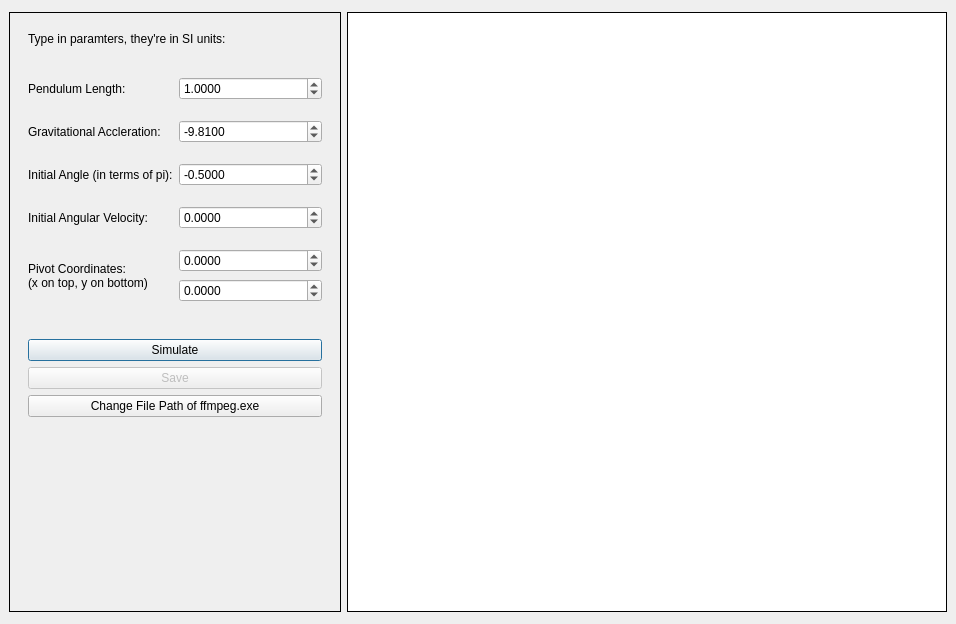
<?xml version="1.0" encoding="UTF-8"?>
<ui version="4.0">
 <class>MainWindow</class>
 <widget class="QMainWindow" name="MainWindow">
  <property name="geometry">
   <rect>
    <x>0</x>
    <y>0</y>
    <width>956</width>
    <height>624</height>
   </rect>
  </property>
  <property name="sizePolicy">
   <sizepolicy hsizetype="Fixed" vsizetype="Fixed">
    <horstretch>0</horstretch>
    <verstretch>0</verstretch>
   </sizepolicy>
  </property>
  <property name="minimumSize">
   <size>
    <width>956</width>
    <height>624</height>
   </size>
  </property>
  <property name="maximumSize">
   <size>
    <width>956</width>
    <height>624</height>
   </size>
  </property>
  <property name="windowTitle">
   <string>Simple Pendulum Simulator</string>
  </property>
  <property name="autoFillBackground">
   <bool>false</bool>
  </property>
  <widget class="QWidget" name="centralwidget">
   <property name="autoFillBackground">
    <bool>false</bool>
   </property>
   <layout class="QVBoxLayout" name="verticalLayout">
    <item>
     <layout class="QHBoxLayout" name="horizontalLayout">
      <property name="sizeConstraint">
       <enum>QLayout::SetMaximumSize</enum>
      </property>
      <item>
       <widget class="QFrame" name="frame_3">
        <property name="maximumSize">
         <size>
          <width>350</width>
          <height>16777215</height>
         </size>
        </property>
        <property name="autoFillBackground">
         <bool>true</bool>
        </property>
        <property name="frameShape">
         <enum>QFrame::Panel</enum>
        </property>
        <property name="frameShadow">
         <enum>QFrame::Plain</enum>
        </property>
        <layout class="QVBoxLayout" name="verticalLayout_2">
         <property name="spacing">
          <number>3</number>
         </property>
         <item>
          <widget class="QWidget" name="widget_2" native="true">
           <property name="sizePolicy">
            <sizepolicy hsizetype="Preferred" vsizetype="Preferred">
             <horstretch>0</horstretch>
             <verstretch>0</verstretch>
            </sizepolicy>
           </property>
           <property name="minimumSize">
            <size>
             <width>0</width>
             <height>30</height>
            </size>
           </property>
           <property name="maximumSize">
            <size>
             <width>16777215</width>
             <height>30</height>
            </size>
           </property>
           <layout class="QGridLayout" name="gridLayout_3">
            <item row="0" column="0">
             <widget class="QLabel" name="label_8">
              <property name="minimumSize">
               <size>
                <width>0</width>
                <height>15</height>
               </size>
              </property>
              <property name="maximumSize">
               <size>
                <width>16777215</width>
                <height>15</height>
               </size>
              </property>
              <property name="styleSheet">
               <string notr="true">font: 75 9pt &quot;Arial&quot;;</string>
              </property>
              <property name="text">
               <string>Type in paramters, they're in SI units:</string>
              </property>
              <property name="wordWrap">
               <bool>true</bool>
              </property>
             </widget>
            </item>
           </layout>
          </widget>
         </item>
         <item>
          <widget class="QWidget" name="widget_2" native="true">
           <property name="maximumSize">
            <size>
             <width>16777215</width>
             <height>16777215</height>
            </size>
           </property>
           <layout class="QGridLayout" name="gridLayout">
            <property name="verticalSpacing">
             <number>7</number>
            </property>
            <item row="1" column="1">
             <widget class="QDoubleSpinBox" name="lengthSpinBox">
              <property name="styleSheet">
               <string notr="true">font: 9pt &quot;Arial&quot;;</string>
              </property>
              <property name="decimals">
               <number>4</number>
              </property>
              <property name="maximum">
               <double>1000.000000000000000</double>
              </property>
              <property name="value">
               <double>1.000000000000000</double>
              </property>
             </widget>
            </item>
            <item row="5" column="1">
             <layout class="QVBoxLayout" name="verticalLayout_4">
              <property name="spacing">
               <number>7</number>
              </property>
              <item>
               <widget class="QDoubleSpinBox" name="xSpinBox">
                <property name="styleSheet">
                 <string notr="true">font: 9pt &quot;Arial&quot;;</string>
                </property>
                <property name="wrapping">
                 <bool>false</bool>
                </property>
                <property name="frame">
                 <bool>true</bool>
                </property>
                <property name="accelerated">
                 <bool>false</bool>
                </property>
                <property name="decimals">
                 <number>4</number>
                </property>
                <property name="minimum">
                 <double>-1000.000000000000000</double>
                </property>
                <property name="maximum">
                 <double>1000.000000000000000</double>
                </property>
               </widget>
              </item>
              <item>
               <widget class="QDoubleSpinBox" name="ySpinBox">
                <property name="styleSheet">
                 <string notr="true">font: 9pt &quot;Arial&quot;;</string>
                </property>
                <property name="decimals">
                 <number>4</number>
                </property>
                <property name="minimum">
                 <double>-1000.000000000000000</double>
                </property>
                <property name="maximum">
                 <double>1000.000000000000000</double>
                </property>
               </widget>
              </item>
             </layout>
            </item>
            <item row="2" column="1">
             <widget class="QDoubleSpinBox" name="gSpinBox">
              <property name="styleSheet">
               <string notr="true">font: 9pt &quot;Arial&quot;;</string>
              </property>
              <property name="decimals">
               <number>4</number>
              </property>
              <property name="minimum">
               <double>-1000.000000000000000</double>
              </property>
              <property name="maximum">
               <double>1000.000000000000000</double>
              </property>
              <property name="value">
               <double>-9.810000000000000</double>
              </property>
             </widget>
            </item>
            <item row="5" column="0">
             <widget class="QLabel" name="label_4">
              <property name="maximumSize">
               <size>
                <width>16777215</width>
                <height>70</height>
               </size>
              </property>
              <property name="styleSheet">
               <string notr="true">font: 9pt &quot;Arial&quot;;</string>
              </property>
              <property name="text">
               <string>Pivot Coordinates: 
(x on top, y on bottom)</string>
              </property>
              <property name="wordWrap">
               <bool>true</bool>
              </property>
             </widget>
            </item>
            <item row="1" column="0">
             <widget class="QLabel" name="label">
              <property name="styleSheet">
               <string notr="true">font: 9pt &quot;Arial&quot;;</string>
              </property>
              <property name="text">
               <string>Pendulum Length:</string>
              </property>
             </widget>
            </item>
            <item row="4" column="1">
             <widget class="QDoubleSpinBox" name="angularVelocitySpinBox">
              <property name="styleSheet">
               <string notr="true">font: 9pt &quot;Arial&quot;;</string>
              </property>
              <property name="decimals">
               <number>4</number>
              </property>
              <property name="minimum">
               <double>-1000.000000000000000</double>
              </property>
              <property name="maximum">
               <double>1000.000000000000000</double>
              </property>
              <property name="singleStep">
               <double>1.000000000000000</double>
              </property>
              <property name="value">
               <double>0.000000000000000</double>
              </property>
             </widget>
            </item>
            <item row="3" column="0">
             <widget class="QLabel" name="label_2">
              <property name="styleSheet">
               <string notr="true">font: 9pt &quot;Arial&quot;;</string>
              </property>
              <property name="text">
               <string>Initial Angle (in terms of pi):</string>
              </property>
             </widget>
            </item>
            <item row="3" column="1">
             <widget class="QDoubleSpinBox" name="angleSpinBox">
              <property name="styleSheet">
               <string notr="true">font: 9pt &quot;Arial&quot;;</string>
              </property>
              <property name="decimals">
               <number>4</number>
              </property>
              <property name="minimum">
               <double>-1.000000000000000</double>
              </property>
              <property name="maximum">
               <double>1.000000000000000</double>
              </property>
              <property name="singleStep">
               <double>0.200000000000000</double>
              </property>
              <property name="value">
               <double>-0.500000000000000</double>
              </property>
             </widget>
            </item>
            <item row="2" column="0">
             <widget class="QLabel" name="label_5">
              <property name="styleSheet">
               <string notr="true">font: 9pt &quot;Arial&quot;;</string>
              </property>
              <property name="text">
               <string>Gravitational Accleration:</string>
              </property>
             </widget>
            </item>
            <item row="4" column="0">
             <widget class="QLabel" name="label_3">
              <property name="styleSheet">
               <string notr="true">font: 9pt &quot;Arial&quot;;</string>
              </property>
              <property name="text">
               <string>Initial Angular Velocity:</string>
              </property>
             </widget>
            </item>
           </layout>
          </widget>
         </item>
         <item>
          <widget class="QWidget" name="widget_4" native="true">
           <layout class="QVBoxLayout" name="verticalLayout_3">
            <item>
             <widget class="QPushButton" name="applyButton">
              <property name="enabled">
               <bool>true</bool>
              </property>
              <property name="styleSheet">
               <string notr="true">font: 9pt &quot;Arial&quot;;</string>
              </property>
              <property name="text">
               <string>Simulate</string>
              </property>
              <property name="checkable">
               <bool>false</bool>
              </property>
              <property name="autoDefault">
               <bool>false</bool>
              </property>
              <property name="default">
               <bool>true</bool>
              </property>
             </widget>
            </item>
            <item>
             <widget class="QPushButton" name="saveButton">
              <property name="enabled">
               <bool>false</bool>
              </property>
              <property name="styleSheet">
               <string notr="true">font: 9pt &quot;Arial&quot;;</string>
              </property>
              <property name="text">
               <string>Save</string>
              </property>
             </widget>
            </item>
            <item>
             <widget class="QPushButton" name="ffmpegButton">
              <property name="styleSheet">
               <string notr="true">font: 9pt &quot;Arial&quot;;</string>
              </property>
              <property name="text">
               <string>Change File Path of ffmpeg.exe</string>
              </property>
             </widget>
            </item>
            <item>
             <widget class="QLabel" name="errorLabel">
              <property name="font">
               <font>
                <family>Arial</family>
                <pointsize>9</pointsize>
               </font>
              </property>
              <property name="styleSheet">
               <string notr="true">font: 9pt &quot;Arial&quot;;
color: rgb(255, 0, 0);</string>
              </property>
              <property name="text">
               <string/>
              </property>
              <property name="alignment">
               <set>Qt::AlignLeading|Qt::AlignLeft|Qt::AlignTop</set>
              </property>
              <property name="wordWrap">
               <bool>true</bool>
              </property>
             </widget>
            </item>
           </layout>
          </widget>
         </item>
        </layout>
       </widget>
      </item>
      <item>
       <widget class="QFrame" name="frame">
        <property name="minimumSize">
         <size>
          <width>600</width>
          <height>600</height>
         </size>
        </property>
        <property name="maximumSize">
         <size>
          <width>600</width>
          <height>600</height>
         </size>
        </property>
        <property name="autoFillBackground">
         <bool>false</bool>
        </property>
        <property name="styleSheet">
         <string notr="true">background-color: rgb(255, 255, 255);</string>
        </property>
        <property name="frameShape">
         <enum>QFrame::Box</enum>
        </property>
        <layout class="QGridLayout" name="gridLayout_2">
         <property name="leftMargin">
          <number>0</number>
         </property>
         <property name="topMargin">
          <number>0</number>
         </property>
         <property name="rightMargin">
          <number>0</number>
         </property>
         <property name="bottomMargin">
          <number>0</number>
         </property>
         <item row="0" column="0">
          <layout class="QVBoxLayout" name="vLayout">
           <property name="leftMargin">
            <number>10</number>
           </property>
           <property name="topMargin">
            <number>10</number>
           </property>
           <property name="rightMargin">
            <number>10</number>
           </property>
           <property name="bottomMargin">
            <number>10</number>
           </property>
          </layout>
         </item>
        </layout>
       </widget>
      </item>
     </layout>
    </item>
   </layout>
  </widget>
 </widget>
 <resources/>
 <connections/>
</ui>
